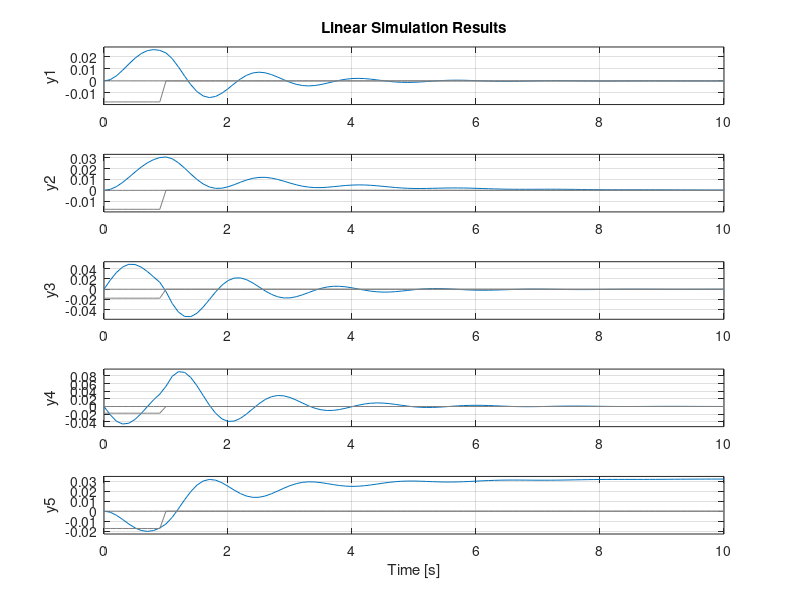
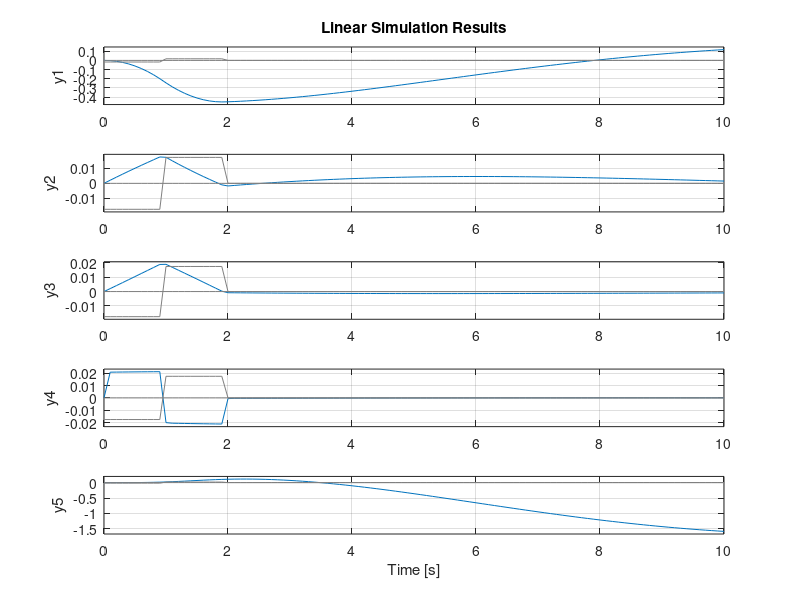
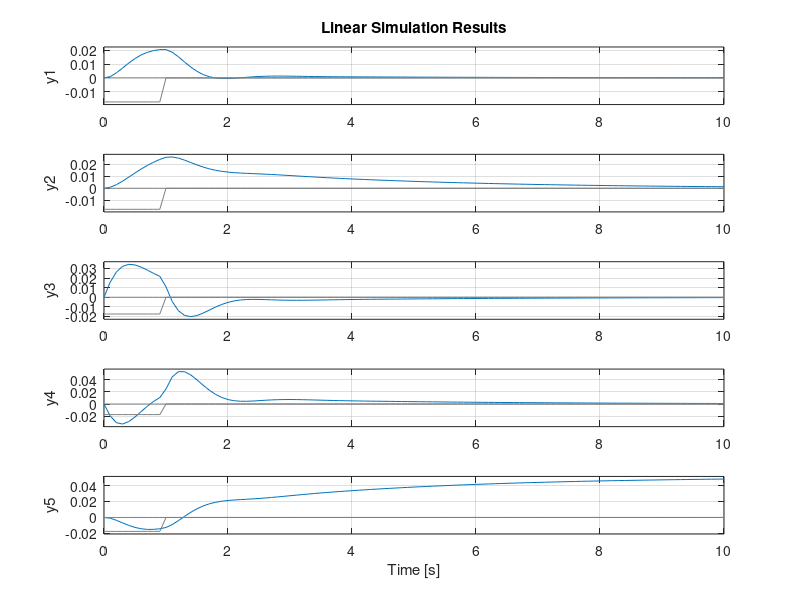
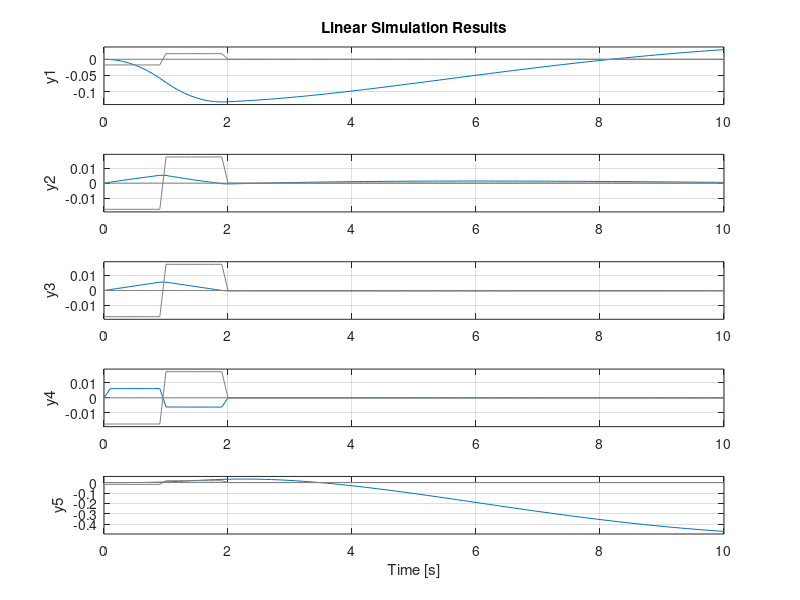

Source code (MATLAB) for these figures, in order:
clc; clear all;
format long g

%Aircraft Specs
g=32.2; %accel of grav (ft/s^2)
b_w=1.635; %wing span 0.504 (m) or 1.6535 ft
sweep_LE=15; %Leading edge sweep (deg)
sweep_c2=-3.51; %Half chord sweep (deg)
sweep_vc2=7.79; %tail fin half chord sweep (deg)
alph_wing=3; %AOA of wing (deg)
alph_0wing=0; %AOA of zero lift coefficient
delX_AC=0.0709; % X coordinate of AC (ft)
Y_MAC=0.367*3.28; %Y coordinate of MAC (ft), 0.367 meters
A=2.856; %Aspect Ratio of wing
A_v=8.177; %Aspect ratio of vertical fin
c_lalph=0.1921*(180/pi); %section lift coefficient (1/rad)
a=343*3.28; %speed of sound (ft/s)
u=15.2*3.28; %Cruise speed (ft/s)
M=u/a; %Mach number
B=sqrt(1-M^2);
k=c_lalph/(2*pi);
U_0=49.9; %free stream velocity (ft/s)
q_inf=0.5*0.002378*U_0^2; %dynamic pressure (lb/ft^2)
q_h=0.9*q_inf; %dynamic pressure at tail (horizontal)
S_w=0.9534; %Wing surface area (ft^2)
S_v=0.0107; %Total vertical fin area (ft^2)
S_ail=0.1044; %total aileron surface area (ft^2)
m=0.558; %mass of vehicle (lbs)
I_xx=0.0007519; %slug*ft^2
I_yy=0.00117; %slug*ft^2
I_zz=0.00188; %slug*ft^2

%Effectiveness Calculations
e=0.75; %Oswald's span-efficient factor 'Assumption'
phi_T=0; %pg 257
alph_0=alph_0wing;
cbar_w=0.6501; %MAC (ft)
d_T=0; %pg 257
x_t=1; %DN
T_0=0;% don't know. pg 257

C_Lalph=2.413065;
C_Lroll=-.000001;
C_Lbeta=0;
C_Lalphdot=0;
C_Lq=0; %pg 286
C_LdelE=0.355; %Elevator lift effectiveness /rad
C_L0=0; 
C_Lu=0; 
C_Lp=0; 
C_Lr=0; 
C_LdelA=-0.001664; %vehicle's aileron rolling-moment effectiveness
C_LdelR=0; %vehicle's rudder rolling-moment effectiveness
C_L=0.8; 

C_D0=0.16; %Parasite drag coeff of vehicle
C_D=0.2452; %Vehicle drag coefficient
C_Du=0; %used in X_u equation
C_Dalph=2*C_Lalph^2/(pi*A*e); %Vehicle AOA drag effectiveness
C_Dalphdot=0;
C_Dq=0; %pg 286
C_DdelE=0; %vehicle elvator drag effectiveness

C_PXu=0; %pg 269
C_PX0=0; 
C_PZu=0; %pg 269
C_PZ0=0; 
C_PMu=0; %pg 270
C_PM0=0;
C_PMalph=0; 

C_Sbetav=-2*pi*A_v/(2+sqrt((A_v^2)*(B^2)*(1+(tan(sweep_vc2)^2)/B^2)+4));
C_Sbeta=C_Sbetav*q_h*S_v/(q_inf*S_w); %Vehicle sideslip side-force effectiveness
C_Sp=0; %Steady unaccelerated flight
C_Sr=0;
C_SdelA=0; %Vehicle aileron side-force effectiveness
C_SdelR=0; %Vehicle rudder side-force effectiveness

C_Mu=0; 
C_M0=0; %steady unaccelerated flight
C_Malph=0.006048; %vehicle AOA pitching-moment effectiveness
C_Malphdot=-0.0706;
C_Mq=-0.660064; %pg 287
C_MdelE=-0.87; %vehicle elevator pitching-moment effectiveness /rad

C_Nbeta=0.070381; %Vehicle sideslip yawing moment effectiveness
C_N0=0; %steady unaccelerated flight
C_Np=-0.049271;
C_Nr=-0.032935;
C_NdelA=0.000169; %pg 209. vehicle aileron yawing moment effectiveness
C_NdelR=0; 

%Force Equations
X_u__X_Pu=(q_inf*S_w/m)*(-1*(C_Du+2*C_D0/U_0)+(C_PXu+2*C_PX0/U_0));
X_alph=-(q_inf*S_w/m)*(-C_Dalph+C_L0);
X_alphdot=-q_inf*S_w*C_Dalphdot/m;
X_q=-q_inf*S_w*C_Dq/m;
X_delE=-q_inf*S_w*C_DdelE/m;
X_T=-cos(phi_T+alph_0)/m;

Y_beta=q_inf*S_w*C_Sbeta/m;
Y_p=q_inf*S_w*C_Sp/m;
Y_r=q_inf*S_w*C_Sr/m;
Y_delA=q_inf*S_w*C_SdelA/m;
Y_delR=q_inf*S_w*C_SdelR/m;

Z_u__Z_Pu=-0.3697;
Z_alph=(-q_inf*S_w/m)*(C_Lalph+C_D0);
Z_alphdot=-q_inf*S_w*C_Lalphdot/m; %zero
Z_q=-q_inf*S_w*C_Lq/m;
Z_delE=-q_inf*S_w*C_LdelE/m;
Z_T=-sin(phi_T+alph_0)/m;

%Moment Equations
L_beta=-11;%(q_inf*S_w*b_w/I_xx)*C_Lbeta;
L_p=(q_inf*S_w*b_w/I_xx)*C_Lp;
L_r=(q_inf*S_w*b_w/I_xx)*C_Lr;
L_delA=(q_inf*S_w*b_w/I_xx)*C_LdelA;
L_delR=(q_inf*S_w*b_w/I_xx)*C_LdelR;

M_u__M_Pu=(q_inf*S_w*cbar_w/I_yy)*(C_Mu+2*C_M0/U_0)+(C_PMu+2*C_PM0/U_0);
M_alph=(q_inf*S_w*cbar_w/I_yy)*C_Malph;
M_Palph=(q_inf*S_w*cbar_w/I_yy)*C_PMalph;
M_alphdot=(q_inf*S_w*cbar_w/I_yy)*C_Malphdot; %nonzero
M_q=(q_inf*S_w*cbar_w/I_yy)*C_Mq;
M_delE=(q_inf*S_w*cbar_w/I_yy)*C_MdelE;
M_T=(d_T*cos(phi_T)-x_t*sin(phi_T))/I_yy;

N_beta=(q_inf*S_w*b_w/I_zz)*C_Nbeta;
N_p=(q_inf*S_w*b_w/I_zz)*C_Np;
N_r=(q_inf*S_w*b_w/I_zz)*C_Nr;
N_delA=(q_inf*S_w*b_w/I_zz)*C_NdelA;
N_delR=(q_inf*S_w*b_w/I_zz)*C_NdelR;

%Longitudinal Matrices Calculations
A_long=[X_u__X_Pu+(X_alphdot*Z_u__Z_Pu/(U_0-Z_alphdot)) X_alph+(X_alphdot*Z_alph/(U_0-Z_alphdot)) -g X_q+X_alphdot*(U_0+Z_q)/(U_0-Z_alphdot) 0;
    (Z_u__Z_Pu)/(U_0-Z_alphdot) Z_alph/(U_0-Z_alphdot) 0 (U_0+Z_q)/(U_0-Z_alphdot) 0;
    0 0 0 1 0;
    M_u__M_Pu+(M_alphdot*(Z_u__Z_Pu)/(U_0-Z_alphdot)) M_alph+M_Palph+M_alphdot*Z_alph/(U_0-Z_alphdot) 0 M_q+M_alphdot*(U_0+Z_q)/(U_0-Z_alphdot) 0;
    0 -U_0 U_0 0 0]
B_long=[X_delE+X_alphdot*Z_delE/(U_0-Z_alphdot) X_T+X_alphdot*Z_T/(U_0-Z_alphdot);
    Z_delE/(U_0-Z_alphdot) Z_T/(U_0-Z_alphdot);
    0 0;
    M_delE+M_alphdot*Z_delE/(U_0-Z_alphdot) M_T+M_alphdot*Z_T/(U_0-Z_alphdot);
    0 0]
C=eye(5);
D=zeros(5,2);

%Lateral Matrices Calculations
A_lat=[Y_beta/U_0 g/U_0 Y_p/U_0 (Y_r/U_0)-1 0;
    0 0 1 0 0;
    L_beta 0 L_p L_r 0;
    N_beta 0 N_p N_r 0;
    0 0 0 1 0]
B_lat=[Y_delA/U_0 Y_delR/U_0;
    0 0;
    L_delA L_delR;
    N_delA N_delR;
    0 0]

%S.S. Systems
sys_lat=ss(A_lat,B_lat,C,D); %LATERAL
sys_long=ss(A_long,B_long,C,D); %LONGITUDINAL

%Dampers
Kq=-2; %longitudinal
A_long_aug=A_long-B_long(:,1)*Kq*C(4,:);
sys_long_aug=ss(A_long_aug,B_long,C,D);

Kr=0.18; %lateral
A_lat_aug=A_lat-B_lat(:,1)*Kr*C(4,:);
sys_lat_aug=ss(A_lat_aug,B_lat,C,D);

%Aileron input
t=[0:.1:10]; %time interval
u_aileron=zeros(2,101);
u_aileron(1,1:10)=-1*(pi/180); %1 sec by 1 degree

%Elevator Doublet
u_elevator=zeros(2,101);
u_elevator(1,1:10)=-1*(pi/180); %1 sec at -1 degree
u_elevator(1,11:20)=1*(pi/180); %1 sec at +1 degree

%lsim plotting
figure(1);
lsim(sys_lat,u_aileron,t) %1 sec aileron input
figure(2);
lsim(sys_long,u_elevator,t) %2 sec elevator doublet
figure(3);
lsim(sys_lat_aug,u_aileron,t) %augmented lat
figure(4);
lsim(sys_long_aug,u_elevator,t) %augmented long

%Eigenvalues
eigs_lat=eig(A_lat)
eigs_long=eig(A_long)
eigs_lat_aug=eig(A_lat_aug)
eigs_long_aug=eig(A_long_aug)

%Autopilot Altitude Hold (longitudinal. pitch-attitude)
zsysauglong=zpk(sys_long_aug);
uelevaug_long=zsysauglong(1,1);
alphaelevaug_long=zsysauglong(2,1);
thetaelevaug_long=zsysauglong(3,1);
qelevaug_long=zsysauglong(4,1);
[z1,p1,k1]=zpkdata(alphaelevaug_long); 
[z2,p2,k2]=zpkdata(thetaelevaug_long);
gammatheta=1-zpk(z1,z2,k1/k2);
hgamma=tf(U_0,[1 0]);
sysgam=series(gammatheta,hgamma);
PI=tf([1 3],[1 0]); %PI Compensator
LC=tf([1 0.0001],[1 1]); %Lead Compensator
Kh=-0.00019; %Gain
sysfinal=Kh*PI*sysgam*LC; %Form Open Loop System for Altitude
figure(5);
margin(sysfinal);
[Afin,Bfin,Cfin,Dfin]=ssdata(sysfinal);
Afincl=Afin-Bfin*1*Cfin;
sysclalt=ss(Afincl,Bfin,Cfin,Dfin);
zsysclalt=zpk(sysclalt);

%Autopilot Heading Hold (lateral. bank-angle)
syscl=sys_lat_aug;
hdg=tf(g/U_0,[1 0]);
syspsi=series(syscl,hdg,[2],[1]);
[Apsi,Bpsi,Cpsi,Dpsi]=ssdata(syspsi);
Kpsi=-0.05;
Bpsi=Bpsi(:,1);
Aclpsi=Apsi-Bpsi*Kpsi*Cpsi;
Bclpsi=Bpsi*Kpsi;
Cclpsi=C;
Cclpsi=[[0;0;0;0;0] C];
Cclpsi(6,:)=Cpsi;
Dclpsi=[0;0;0;0;0;0]; 
sysclpsi=ss(Aclpsi,Bclpsi,Cclpsi,Dclpsi);
zsysclpsi=zpk(sysclpsi);
hdgcmd=zsysclpsi(6,1);

%Step Change of 100ft in altitude and 3deg in heading
figure(7);
step(100*sysclalt,100) %altitude change response
figure(8);
step(0.05236*sysclpsi,100) %heading response (3deg in radians)
figure(9);
step(0.05236*hdgcmd,100)
